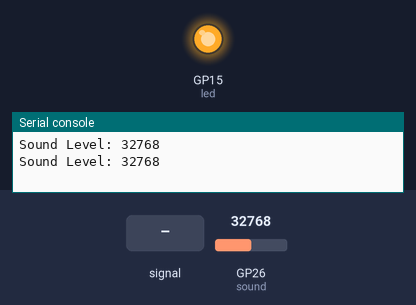
A program run on a simulated Raspberry Pi Pico running MicroPython. Shown: output pins drawn as LEDs (lit = HIGH), the last lines printed to the serial console. The test bench sets the inputs (shaded band); at power-on: GP26 (sound) = 32768 (analog values on the 0–65535 scale).

Above: at 1.2 s.
1.3 s: GP26 (sound) set to 21120
3.2 s: GP26 (sound) set to 18832
At 4.7 s:
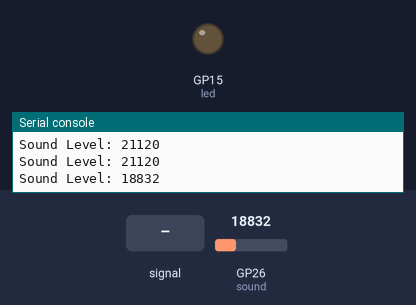
5.5 s: GP26 (sound) fed a 1000 Hz sine of ±16383 counts around its level
At 6.8 s:
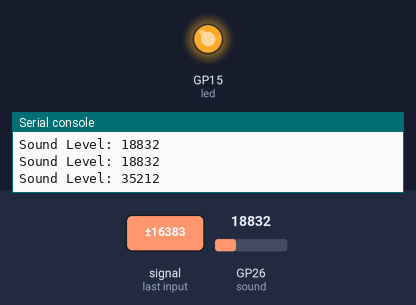
11.5 s: GP26 (sound) set to 20655
At 13.3 s:
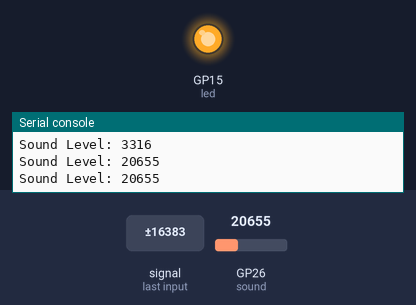
Timing chart, 0 to 14.5 s (numbered marks = the images above; inputs shaded):
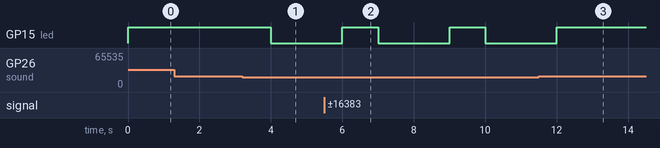

The program:

Sound_Control_LED13_1.py
```python
from machine import Pin, ADC
import utime

# ການຕັ້ງຄ່າ sensor ແລະ LED
sound = ADC(Pin(26))   # AO pin
led = Pin(15, Pin.OUT)

# ກໍານົດ threshold ສໍາລັບສຽງ
threshold = 20000

while True:
    sound_value = sound.read_u16()  # ຄ່າ 0–65535
    print("Sound Level:", sound_value)

    if sound_value > threshold:
        led.value(1)   # ເປີດ LED ເມື່ອສຽງດັງ
    else:
        led.value(0)   # ປິດ LED ເມື່ອສຽງເບົາ

    utime.sleep(1)
```

Measured:
- the behaviour switches between 20016 and 20000 on GP26 (sound) (found by bisection; images 0 and 1)
- after the input at 3.2 s, GP15 (led): HIGH → LOW after 0.80 s
- after the input at 5.5 s, GP15 (led): alternates HIGH for 1.0 s and LOW for 2.0 s, starting after 0.50 s
- after the input at 11.5 s, GP15 (led): goes on until 12.0 s, then stays HIGH
